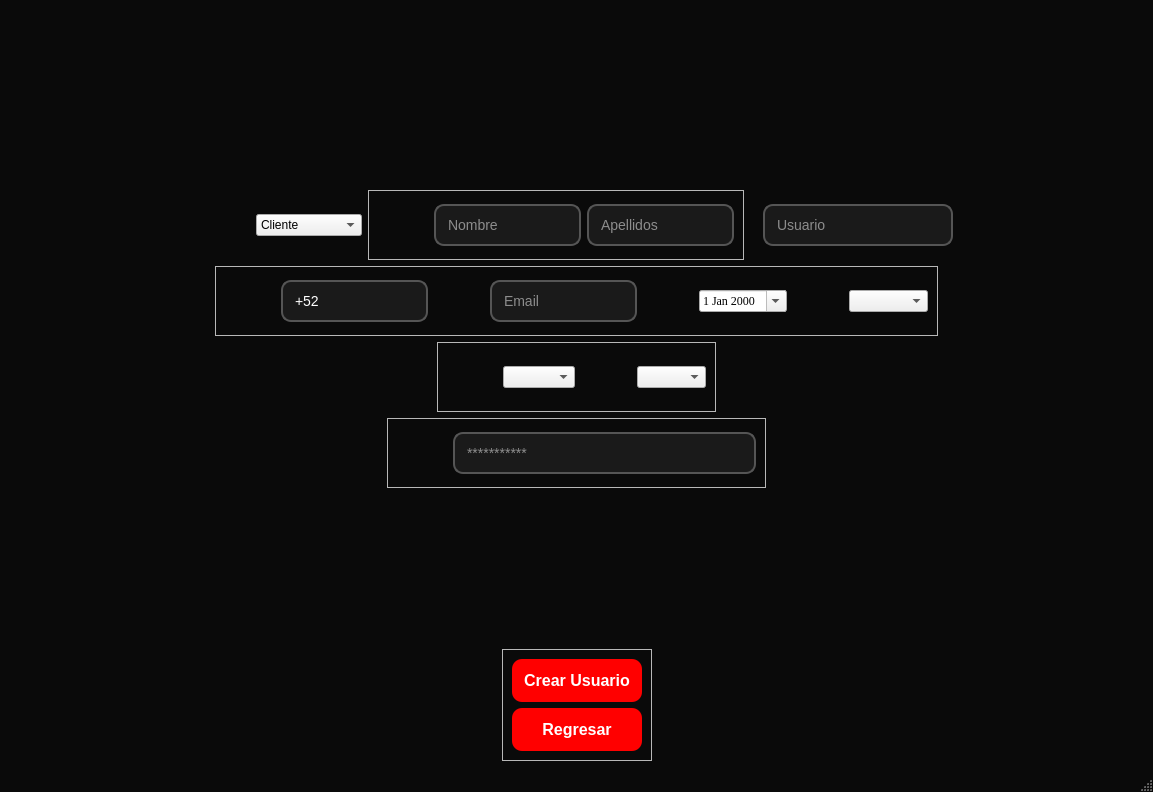
<?xml version="1.0" encoding="UTF-8"?>
<ui version="4.0">
 <class>MainWindow</class>
 <widget class="QMainWindow" name="MainWindow">
  <property name="geometry">
   <rect>
    <x>0</x>
    <y>0</y>
    <width>1153</width>
    <height>792</height>
   </rect>
  </property>
  <property name="minimumSize">
   <size>
    <width>800</width>
    <height>600</height>
   </size>
  </property>
  <property name="maximumSize">
   <size>
    <width>16777215</width>
    <height>16777215</height>
   </size>
  </property>
  <property name="windowTitle">
   <string>MainWindow</string>
  </property>
  <property name="styleSheet">
   <string notr="true">/* =========================================
   1. FONDO DE LA VENTANA (MAINWINDOW)
   ========================================= */
QMainWindow, #centralwidget {
    background-color: #0a0a0a; /* Negro oscuro profundo */
}

/* =========================================
   2. TEXTOS (LABELS)
   ========================================= */
QLabel {
    color: #ffffff; /* Texto blanco */
}

/* =========================================
   3. CAJAS DE TEXTO (USUARIO Y CONTRASEÑA)
   ========================================= */
QLineEdit {
    background-color: rgba(30, 30, 30, 200); /* Gris oscuro semi-transparente */
    border: 2px solid #555555; /* Borde gris apagado por defecto */
    border-radius: 10px; /* Esquinas redondeadas */
    color: #ffffff; /* Letras blancas al escribir */
    padding: 10px;
    font-size: 14px;
}

/* Efecto Neón cuando le das clic a la caja para escribir */
QLineEdit:focus {
    border: 2px solid #ff0000; /* Borde rojo brillante */
    background-color: rgba(50, 20, 20, 200); /* Un ligero tono rojizo en el fondo */
}

/* =========================================
   4. BOTÓN PRINCIPAL (ENTRAR)
   ========================================= */
QPushButton {
    background-color: #ff0000; /* Rojo sólido ZoomFit */
    color: white;
    border-radius: 10px;
    padding: 12px;
    font-size: 16px;
    font-weight: bold;
}

/* Efecto cuando pasas el mouse por encima del botón */
QPushButton:hover {
    background-color: #cc0000; /* Rojo más oscuro para dar efecto de clic */
}</string>
  </property>
  <widget class="QWidget" name="centralwidget">
   <layout class="QVBoxLayout" name="verticalLayout_4">
    <item>
     <layout class="QVBoxLayout" name="verticalLayout_3">
      <item>
       <layout class="QHBoxLayout" name="horizontalLayout_7">
        <item>
         <spacer name="horizontalSpacer">
          <property name="orientation">
           <enum>Qt::Horizontal</enum>
          </property>
          <property name="sizeType">
           <enum>QSizePolicy::Ignored</enum>
          </property>
          <property name="sizeHint" stdset="0">
           <size>
            <width>40</width>
            <height>20</height>
           </size>
          </property>
         </spacer>
        </item>
        <item>
         <widget class="QLabel" name="label">
          <property name="sizePolicy">
           <sizepolicy hsizetype="Ignored" vsizetype="Preferred">
            <horstretch>0</horstretch>
            <verstretch>0</verstretch>
           </sizepolicy>
          </property>
          <property name="maximumSize">
           <size>
            <width>16777215</width>
            <height>350</height>
           </size>
          </property>
          <property name="text">
           <string/>
          </property>
          <property name="pixmap">
           <pixmap>../img/Banner de registro de ZoomFit.png</pixmap>
          </property>
          <property name="scaledContents">
           <bool>true</bool>
          </property>
         </widget>
        </item>
        <item>
         <spacer name="horizontalSpacer_2">
          <property name="orientation">
           <enum>Qt::Horizontal</enum>
          </property>
          <property name="sizeType">
           <enum>QSizePolicy::Ignored</enum>
          </property>
          <property name="sizeHint" stdset="0">
           <size>
            <width>40</width>
            <height>20</height>
           </size>
          </property>
         </spacer>
        </item>
       </layout>
      </item>
      <item>
       <spacer name="verticalSpacer">
        <property name="orientation">
         <enum>Qt::Vertical</enum>
        </property>
        <property name="sizeHint" stdset="0">
         <size>
          <width>20</width>
          <height>40</height>
         </size>
        </property>
       </spacer>
      </item>
      <item>
       <layout class="QHBoxLayout" name="horizontalLayout_9">
        <item>
         <spacer name="horizontalSpacer_3">
          <property name="orientation">
           <enum>Qt::Horizontal</enum>
          </property>
          <property name="sizeHint" stdset="0">
           <size>
            <width>40</width>
            <height>20</height>
           </size>
          </property>
         </spacer>
        </item>
        <item>
         <widget class="QLabel" name="label_11">
          <property name="minimumSize">
           <size>
            <width>50</width>
            <height>50</height>
           </size>
          </property>
          <property name="maximumSize">
           <size>
            <width>50</width>
            <height>50</height>
           </size>
          </property>
          <property name="text">
           <string/>
          </property>
          <property name="pixmap">
           <pixmap>../img/ChatGPT Image 11 abr 2026, 16_36_19.png</pixmap>
          </property>
          <property name="scaledContents">
           <bool>true</bool>
          </property>
         </widget>
        </item>
        <item>
         <widget class="QComboBox" name="comboBox_4">
          <item>
           <property name="text">
            <string>Cliente</string>
           </property>
          </item>
          <item>
           <property name="text">
            <string>Instructor</string>
           </property>
          </item>
          <item>
           <property name="text">
            <string>Administrador</string>
           </property>
          </item>
         </widget>
        </item>
        <item>
         <widget class="QFrame" name="frame">
          <property name="frameShape">
           <enum>QFrame::StyledPanel</enum>
          </property>
          <property name="frameShadow">
           <enum>QFrame::Raised</enum>
          </property>
          <layout class="QHBoxLayout" name="horizontalLayout_10">
           <item>
            <widget class="QLabel" name="label_2">
             <property name="minimumSize">
              <size>
               <width>50</width>
               <height>50</height>
              </size>
             </property>
             <property name="maximumSize">
              <size>
               <width>50</width>
               <height>50</height>
              </size>
             </property>
             <property name="text">
              <string/>
             </property>
             <property name="pixmap">
              <pixmap>../img/Icono de persona en neón rojo.png</pixmap>
             </property>
             <property name="scaledContents">
              <bool>true</bool>
             </property>
            </widget>
           </item>
           <item>
            <widget class="QLineEdit" name="lineEdit">
             <property name="font">
              <font>
               <pointsize>-1</pointsize>
              </font>
             </property>
             <property name="placeholderText">
              <string>Nombre</string>
             </property>
            </widget>
           </item>
           <item>
            <widget class="QLineEdit" name="lineEdit_2">
             <property name="font">
              <font>
               <pointsize>-1</pointsize>
              </font>
             </property>
             <property name="placeholderText">
              <string>Apellidos</string>
             </property>
            </widget>
           </item>
          </layout>
         </widget>
        </item>
        <item>
         <widget class="QLabel" name="label_10">
          <property name="text">
           <string/>
          </property>
          <property name="pixmap">
           <pixmap>../img/icons8-usuario-24.png</pixmap>
          </property>
         </widget>
        </item>
        <item>
         <widget class="QLineEdit" name="lineEdit_6">
          <property name="placeholderText">
           <string>Usuario</string>
          </property>
         </widget>
        </item>
        <item>
         <spacer name="horizontalSpacer_4">
          <property name="orientation">
           <enum>Qt::Horizontal</enum>
          </property>
          <property name="sizeHint" stdset="0">
           <size>
            <width>40</width>
            <height>20</height>
           </size>
          </property>
         </spacer>
        </item>
       </layout>
      </item>
      <item>
       <layout class="QHBoxLayout" name="horizontalLayout_12">
        <item>
         <spacer name="horizontalSpacer_6">
          <property name="orientation">
           <enum>Qt::Horizontal</enum>
          </property>
          <property name="sizeHint" stdset="0">
           <size>
            <width>40</width>
            <height>20</height>
           </size>
          </property>
         </spacer>
        </item>
        <item>
         <widget class="QFrame" name="frame_2">
          <property name="frameShape">
           <enum>QFrame::StyledPanel</enum>
          </property>
          <property name="frameShadow">
           <enum>QFrame::Raised</enum>
          </property>
          <layout class="QHBoxLayout" name="horizontalLayout_11">
           <item>
            <widget class="QLabel" name="label_3">
             <property name="minimumSize">
              <size>
               <width>50</width>
               <height>50</height>
              </size>
             </property>
             <property name="maximumSize">
              <size>
               <width>50</width>
               <height>50</height>
              </size>
             </property>
             <property name="text">
              <string/>
             </property>
             <property name="pixmap">
              <pixmap>../img/ChatGPT Image 7 abr 2026, 22_24_37.png</pixmap>
             </property>
             <property name="scaledContents">
              <bool>true</bool>
             </property>
            </widget>
           </item>
           <item>
            <widget class="QLineEdit" name="lineEdit_3">
             <property name="maximumSize">
              <size>
               <width>300</width>
               <height>16777215</height>
              </size>
             </property>
             <property name="font">
              <font>
               <pointsize>-1</pointsize>
              </font>
             </property>
             <property name="inputMask">
              <string>+52 999 999 9999</string>
             </property>
             <property name="text">
              <string>+52   </string>
             </property>
             <property name="placeholderText">
              <string>Numero</string>
             </property>
            </widget>
           </item>
           <item>
            <widget class="QLabel" name="label_6">
             <property name="minimumSize">
              <size>
               <width>50</width>
               <height>50</height>
              </size>
             </property>
             <property name="maximumSize">
              <size>
               <width>50</width>
               <height>50</height>
              </size>
             </property>
             <property name="text">
              <string/>
             </property>
             <property name="pixmap">
              <pixmap>../img/Sobre un fondo transparente con destellos rojos.png</pixmap>
             </property>
             <property name="scaledContents">
              <bool>true</bool>
             </property>
            </widget>
           </item>
           <item>
            <widget class="QLineEdit" name="lineEdit_4">
             <property name="maximumSize">
              <size>
               <width>500</width>
               <height>16777215</height>
              </size>
             </property>
             <property name="font">
              <font>
               <pointsize>-1</pointsize>
              </font>
             </property>
             <property name="placeholderText">
              <string>Email</string>
             </property>
            </widget>
           </item>
           <item>
            <widget class="QLabel" name="label_4">
             <property name="minimumSize">
              <size>
               <width>50</width>
               <height>50</height>
              </size>
             </property>
             <property name="maximumSize">
              <size>
               <width>50</width>
               <height>50</height>
              </size>
             </property>
             <property name="text">
              <string/>
             </property>
             <property name="pixmap">
              <pixmap>../img/Icono de calendario con pastel.png</pixmap>
             </property>
             <property name="scaledContents">
              <bool>true</bool>
             </property>
            </widget>
           </item>
           <item>
            <widget class="QDateEdit" name="dateEdit">
             <property name="font">
              <font>
               <family>Times New Roman</family>
              </font>
             </property>
             <property name="calendarPopup">
              <bool>true</bool>
             </property>
            </widget>
           </item>
           <item>
            <widget class="QLabel" name="label_9">
             <property name="minimumSize">
              <size>
               <width>50</width>
               <height>50</height>
              </size>
             </property>
             <property name="maximumSize">
              <size>
               <width>50</width>
               <height>50</height>
              </size>
             </property>
             <property name="text">
              <string/>
             </property>
             <property name="pixmap">
              <pixmap>../img/Icono de tarjeta de membresía roja.png</pixmap>
             </property>
             <property name="scaledContents">
              <bool>true</bool>
             </property>
            </widget>
           </item>
           <item>
            <widget class="QComboBox" name="comboBox_3">
             <item>
              <property name="text">
               <string/>
              </property>
             </item>
             <item>
              <property name="text">
               <string>Básica</string>
              </property>
             </item>
             <item>
              <property name="text">
               <string>Standart</string>
              </property>
             </item>
             <item>
              <property name="text">
               <string>Premium</string>
              </property>
             </item>
            </widget>
           </item>
          </layout>
         </widget>
        </item>
        <item>
         <spacer name="horizontalSpacer_5">
          <property name="orientation">
           <enum>Qt::Horizontal</enum>
          </property>
          <property name="sizeHint" stdset="0">
           <size>
            <width>40</width>
            <height>20</height>
           </size>
          </property>
         </spacer>
        </item>
       </layout>
      </item>
      <item>
       <layout class="QHBoxLayout" name="horizontalLayout_13">
        <item>
         <spacer name="horizontalSpacer_7">
          <property name="orientation">
           <enum>Qt::Horizontal</enum>
          </property>
          <property name="sizeHint" stdset="0">
           <size>
            <width>40</width>
            <height>20</height>
           </size>
          </property>
         </spacer>
        </item>
        <item>
         <widget class="QFrame" name="frame_3">
          <property name="frameShape">
           <enum>QFrame::StyledPanel</enum>
          </property>
          <property name="frameShadow">
           <enum>QFrame::Raised</enum>
          </property>
          <layout class="QHBoxLayout" name="horizontalLayout_14">
           <item>
            <widget class="QLabel" name="label_5">
             <property name="minimumSize">
              <size>
               <width>50</width>
               <height>50</height>
              </size>
             </property>
             <property name="maximumSize">
              <size>
               <width>50</width>
               <height>50</height>
              </size>
             </property>
             <property name="text">
              <string/>
             </property>
             <property name="pixmap">
              <pixmap>../img/Instructor deportivo y deportes neón.png</pixmap>
             </property>
             <property name="scaledContents">
              <bool>true</bool>
             </property>
            </widget>
           </item>
           <item>
            <widget class="QComboBox" name="comboBox">
             <property name="font">
              <font>
               <family>Times New Roman</family>
              </font>
             </property>
            </widget>
           </item>
           <item>
            <widget class="QLabel" name="label_7">
             <property name="minimumSize">
              <size>
               <width>50</width>
               <height>50</height>
              </size>
             </property>
             <property name="maximumSize">
              <size>
               <width>50</width>
               <height>50</height>
              </size>
             </property>
             <property name="text">
              <string/>
             </property>
             <property name="pixmap">
              <pixmap>../img/Símbolos de género interconectados en rojo.png</pixmap>
             </property>
             <property name="scaledContents">
              <bool>true</bool>
             </property>
            </widget>
           </item>
           <item>
            <widget class="QComboBox" name="comboBox_2">
             <property name="font">
              <font>
               <family>Times New Roman</family>
              </font>
             </property>
             <property name="currentText">
              <string/>
             </property>
             <item>
              <property name="text">
               <string/>
              </property>
             </item>
             <item>
              <property name="text">
               <string>Hombre</string>
              </property>
             </item>
             <item>
              <property name="text">
               <string>Mujer</string>
              </property>
             </item>
            </widget>
           </item>
          </layout>
         </widget>
        </item>
        <item>
         <spacer name="horizontalSpacer_8">
          <property name="orientation">
           <enum>Qt::Horizontal</enum>
          </property>
          <property name="sizeHint" stdset="0">
           <size>
            <width>40</width>
            <height>20</height>
           </size>
          </property>
         </spacer>
        </item>
       </layout>
      </item>
      <item>
       <layout class="QHBoxLayout" name="horizontalLayout_15">
        <item>
         <spacer name="horizontalSpacer_9">
          <property name="orientation">
           <enum>Qt::Horizontal</enum>
          </property>
          <property name="sizeHint" stdset="0">
           <size>
            <width>40</width>
            <height>20</height>
           </size>
          </property>
         </spacer>
        </item>
        <item>
         <widget class="QFrame" name="frame_4">
          <property name="maximumSize">
           <size>
            <width>500</width>
            <height>16777215</height>
           </size>
          </property>
          <property name="frameShape">
           <enum>QFrame::StyledPanel</enum>
          </property>
          <property name="frameShadow">
           <enum>QFrame::Raised</enum>
          </property>
          <layout class="QHBoxLayout" name="horizontalLayout_16">
           <item>
            <widget class="QLabel" name="label_8">
             <property name="minimumSize">
              <size>
               <width>50</width>
               <height>50</height>
              </size>
             </property>
             <property name="maximumSize">
              <size>
               <width>50</width>
               <height>50</height>
              </size>
             </property>
             <property name="text">
              <string/>
             </property>
             <property name="pixmap">
              <pixmap>../img/Candado rojo brillante en el aire.png</pixmap>
             </property>
             <property name="scaledContents">
              <bool>true</bool>
             </property>
            </widget>
           </item>
           <item>
            <widget class="QLineEdit" name="lineEdit_5">
             <property name="font">
              <font>
               <pointsize>-1</pointsize>
              </font>
             </property>
             <property name="echoMode">
              <enum>QLineEdit::Password</enum>
             </property>
             <property name="placeholderText">
              <string>***********</string>
             </property>
            </widget>
           </item>
          </layout>
         </widget>
        </item>
        <item>
         <spacer name="horizontalSpacer_10">
          <property name="orientation">
           <enum>Qt::Horizontal</enum>
          </property>
          <property name="sizeHint" stdset="0">
           <size>
            <width>40</width>
            <height>20</height>
           </size>
          </property>
         </spacer>
        </item>
       </layout>
      </item>
      <item>
       <spacer name="verticalSpacer_2">
        <property name="orientation">
         <enum>Qt::Vertical</enum>
        </property>
        <property name="sizeHint" stdset="0">
         <size>
          <width>20</width>
          <height>40</height>
         </size>
        </property>
       </spacer>
      </item>
      <item>
       <layout class="QHBoxLayout" name="horizontalLayout_3">
        <item>
         <spacer name="horizontalSpacer_11">
          <property name="orientation">
           <enum>Qt::Horizontal</enum>
          </property>
          <property name="sizeHint" stdset="0">
           <size>
            <width>40</width>
            <height>20</height>
           </size>
          </property>
         </spacer>
        </item>
        <item>
         <widget class="QFrame" name="frame_5">
          <property name="frameShape">
           <enum>QFrame::StyledPanel</enum>
          </property>
          <property name="frameShadow">
           <enum>QFrame::Raised</enum>
          </property>
          <layout class="QVBoxLayout" name="verticalLayout">
           <item>
            <widget class="QPushButton" name="pushButton">
             <property name="maximumSize">
              <size>
               <width>300</width>
               <height>16777215</height>
              </size>
             </property>
             <property name="font">
              <font>
               <pointsize>-1</pointsize>
               <weight>75</weight>
               <bold>true</bold>
              </font>
             </property>
             <property name="text">
              <string>Crear Usuario</string>
             </property>
            </widget>
           </item>
           <item>
            <widget class="QPushButton" name="pushButton_2">
             <property name="font">
              <font>
               <pointsize>-1</pointsize>
               <weight>75</weight>
               <bold>true</bold>
              </font>
             </property>
             <property name="text">
              <string>Regresar</string>
             </property>
            </widget>
           </item>
          </layout>
         </widget>
        </item>
        <item>
         <spacer name="horizontalSpacer_12">
          <property name="orientation">
           <enum>Qt::Horizontal</enum>
          </property>
          <property name="sizeHint" stdset="0">
           <size>
            <width>40</width>
            <height>20</height>
           </size>
          </property>
         </spacer>
        </item>
       </layout>
      </item>
     </layout>
    </item>
   </layout>
  </widget>
  <widget class="QMenuBar" name="menubar">
   <property name="geometry">
    <rect>
     <x>0</x>
     <y>0</y>
     <width>1153</width>
     <height>21</height>
    </rect>
   </property>
  </widget>
  <widget class="QStatusBar" name="statusbar"/>
 </widget>
 <resources/>
 <connections/>
</ui>
